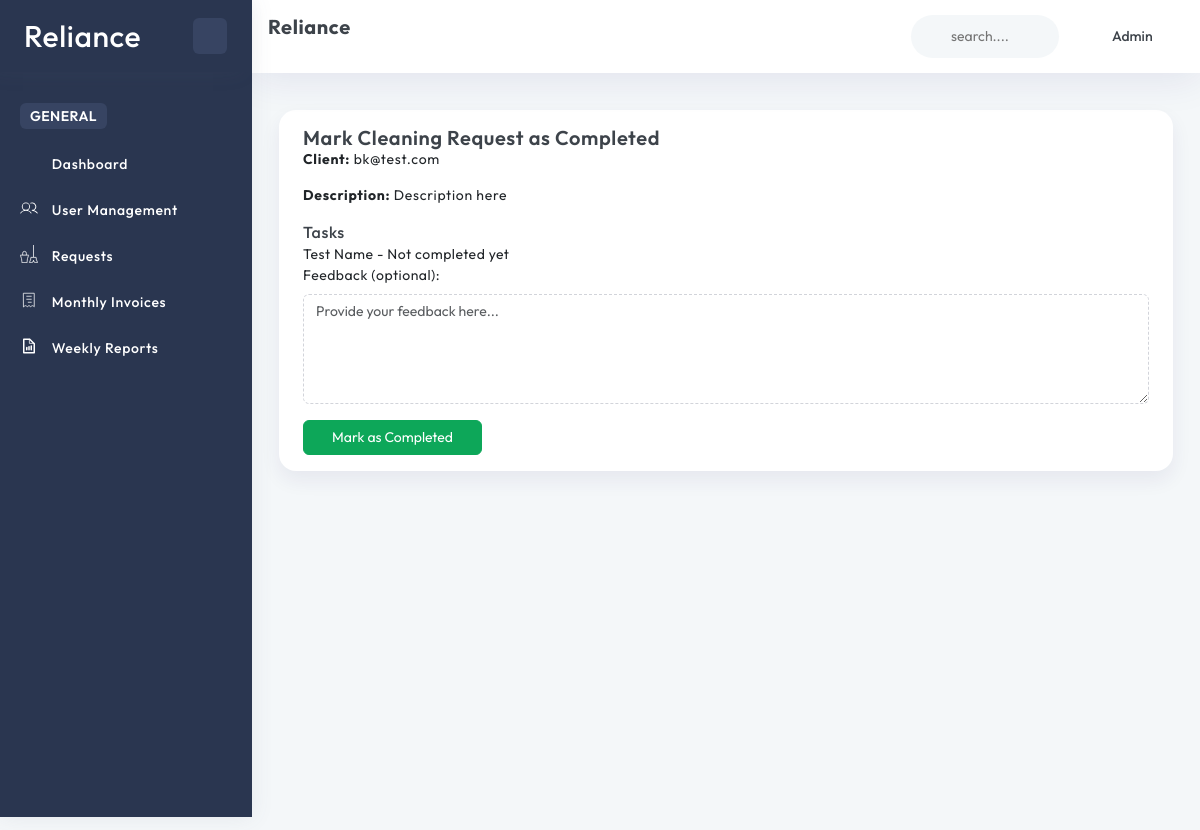
Page /cleanup-request/1/complete/ (signed in) on the earlier database version.
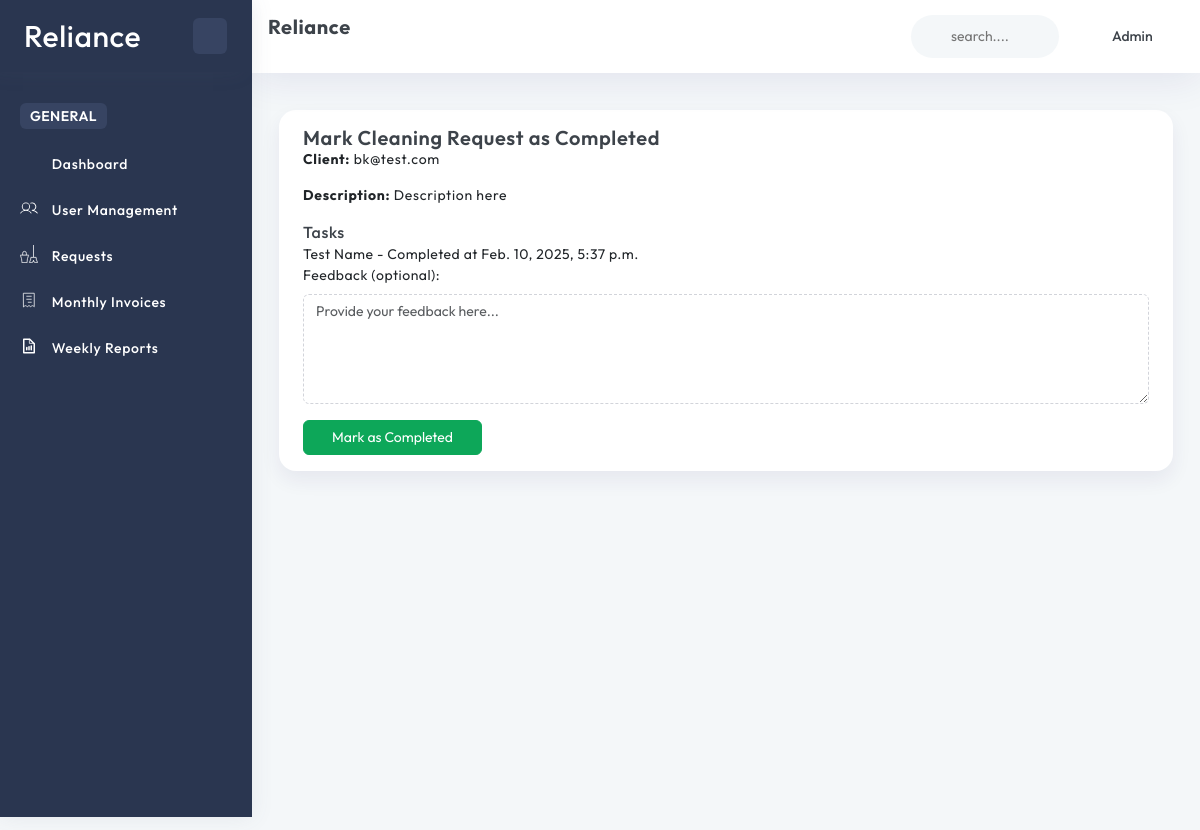
Same page on the later database version.
### home/models.py (models this page shows, shortened)
class Task(models.Model):
    cleanup_request = models.ForeignKey(CleanupRequest, on_delete=models.CASCADE, related_name='tasks')
    name = models.CharField(max_length=255, null=True, blank=True)
    cleaners = models.ManyToManyField(User, related_name='tasks_assigned', blank=True)
    assigned_at = models.DateTimeField(null=True, blank=True)
    completed_at = models.DateTimeField(null=True, blank=True)
    added_by = models.ForeignKey(User, on_delete=models.CASCADE, related_name='tasks_added', null=True, blank=True)
    modified_by = models.ForeignKey(User, on_delete=models.CASCADE, related_name='tasks_modified', null=True, blank=True)
    delete_status = models.BooleanField(default=False)
    created_at = models.DateTimeField(default=timezone.now)
    updated_at = models.DateTimeField(auto_now=True)

### home/views.py (the view, shortened to what this page needs)
# urls.py: path('cleanup-request/<int:cleanup_request_id>/complete/', markCleanupRequestComplete, name='markCleanupRequestComplete'),
@login_required
def markCleanupRequestComplete(request, cleanup_request_id):
    cleanupRequest = get_object_or_404(CleanupRequest, id=cleanup_request_id, delete_status=False)
    user = request.user
    has_permission = False
    if user.is_superuser:
        has_permission = True
    elif user.role == 'Admin':
        has_permission = True
    elif user.role == 'Supervisor':
        if cleanupRequest.supervisor == user:
            has_permission = True
    elif user.role == 'Client':
        if cleanupRequest.client == user:
            has_permission = True
    if not has_permission:
        messages.error(request, "You are not authorized to perform this action.")
        return redirect('base:getCleanupRequests')
    tasks = Task.objects.filter(cleanup_request=cleanupRequest, delete_status=False)
    context = {
        'cleanupRequest': cleanupRequest,
        'tasks': tasks,
    }
    return render(request, 'cleanuprequest/complete.html', context)

### account/models.py (called while the page is built)
    def __str__(self):
        return self.email if self.email else self.name

### templates/cleanuprequest/complete.html (shortened to what this page needs)
{% extends 'layouts/app.html' %}
{% block content %}
<div class="container-fluid">
    <div class="row">
        <div class="col-sm-12">
            <div class="card">
                <div class="card-body">
                    <h4>Mark Cleaning Request as Completed</h4>
                    <p><strong>Client:</strong> {{ cleanupRequest.client }}</p>
                    <p><strong>Description:</strong> {{ cleanupRequest.description }}</p>
                    <h5>Tasks</h5>
                    <ul>
                        {% for task in tasks %}
                            <li>{{ task.name }} - {% if task.completed_at %} Completed at {{ task.completed_at }} {% else %} Not completed yet {% endif %}</li>
                        {% endfor %}
                    </ul>
                    <form method="post">
                        <div class="form-group">
                            <label for="feedback">Feedback (optional):</label>
                            <textarea name="feedback" id="feedback" class="form-control" rows="4" placeholder="Provide your feedback here..."></textarea>
                        </div>
                        <button type="submit" class="btn btn-success mt-3">Mark as Completed</button>
                    </form>
                </div>
            </div>
        </div>
    </div>
</div>
{% endblock %}

Differences in the rows shown:
changed Task "Test Name": completed_at (not shown) → "Feb. 10, 2025, 5:37 p.m."; completed_at "Not completed yet" → "Completed at"
